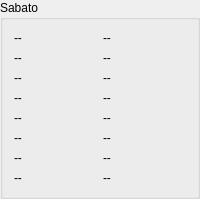
           <widget class="QGroupBox" name="groupBox_17">
            <property name="title">
             <string>Sabato</string>
            </property>
            <layout class="QVBoxLayout" name="verticalLayout_24">
             <item>
              <layout class="QHBoxLayout" name="horizontalLayout_148">
               <item>
                <widget class="QLabel" name="lline1_6">
                 <property name="text">
                  <string>--</string>
                 </property>
                </widget>
               </item>
               <item>
                <widget class="QLabel" name="llvalue1_6">
                 <property name="text">
                  <string>--</string>
                 </property>
                </widget>
               </item>
              </layout>
             </item>
             <item>
              <layout class="QHBoxLayout" name="horizontalLayout_153">
               <item>
                <widget class="QLabel" name="lline2_6">
                 <property name="text">
                  <string>--</string>
                 </property>
                </widget>
               </item>
               <item>
                <widget class="QLabel" name="llvalue2_6">
                 <property name="text">
                  <string>--</string>
                 </property>
                </widget>
               </item>
              </layout>
             </item>
             <item>
              <layout class="QHBoxLayout" name="horizontalLayout_149">
               <item>
                <widget class="QLabel" name="lline3_6">
                 <property name="text">
                  <string>--</string>
                 </property>
                </widget>
               </item>
               <item>
                <widget class="QLabel" name="llvalue3_6">
                 <property name="text">
                  <string>--</string>
                 </property>
                </widget>
               </item>
              </layout>
             </item>
             <item>
              <layout class="QHBoxLayout" name="horizontalLayout_151">
               <item>
                <widget class="QLabel" name="lline4_6">
                 <property name="text">
                  <string>--</string>
                 </property>
                </widget>
               </item>
               <item>
                <widget class="QLabel" name="llvalue4_6">
                 <property name="text">
                  <string>--</string>
                 </property>
                </widget>
               </item>
              </layout>
             </item>
             <item>
              <layout class="QHBoxLayout" name="horizontalLayout_150">
               <item>
                <widget class="QLabel" name="lline5_6">
                 <property name="text">
                  <string>--</string>
                 </property>
                </widget>
               </item>
               <item>
                <widget class="QLabel" name="llvalue5_6">
                 <property name="text">
                  <string>--</string>
                 </property>
                </widget>
               </item>
              </layout>
             </item>
             <item>
              <layout class="QHBoxLayout" name="horizontalLayout_152">
               <item>
                <widget class="QLabel" name="lline6_6">
                 <property name="text">
                  <string>--</string>
                 </property>
                </widget>
               </item>
               <item>
                <widget class="QLabel" name="llvalue6_6">
                 <property name="text">
                  <string>--</string>
                 </property>
                </widget>
               </item>
              </layout>
             </item>
             <item>
              <layout class="QHBoxLayout" name="horizontalLayout_147">
               <item>
                <widget class="QLabel" name="lline7_6">
                 <property name="text">
                  <string>--</string>
                 </property>
                </widget>
               </item>
               <item>
                <widget class="QLabel" name="llvalue7_6">
                 <property name="text">
                  <string>--</string>
                 </property>
                </widget>
               </item>
              </layout>
             </item>
             <item>
              <layout class="QHBoxLayout" name="horizontalLayout_154">
               <item>
                <widget class="QLabel" name="lline8_6">
                 <property name="text">
                  <string>--</string>
                 </property>
                </widget>
               </item>
               <item>
                <widget class="QLabel" name="llvalue8_6">
                 <property name="text">
                  <string>--</string>
                 </property>
                </widget>
               </item>
              </layout>
             </item>
            </layout>
           </widget>
